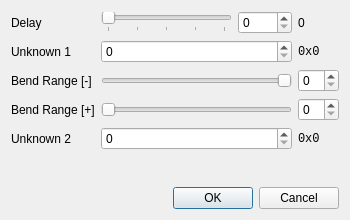
<?xml version="1.0" encoding="UTF-8"?>
<ui version="4.0">
 <class>LayerEditor</class>
 <widget class="QDialog" name="LayerEditor">
  <property name="geometry">
   <rect>
    <x>0</x>
    <y>0</y>
    <width>350</width>
    <height>220</height>
   </rect>
  </property>
  <property name="windowTitle">
   <string>Edit layer</string>
  </property>
  <layout class="QVBoxLayout" name="verticalLayout">
   <item>
    <layout class="QGridLayout" name="gridLayout">
     <item row="2" column="3">
      <widget class="QSpinBox" name="spinBendLow">
       <property name="maximum">
        <number>24</number>
       </property>
      </widget>
     </item>
     <item row="3" column="0">
      <widget class="QLabel" name="lblBendHigh">
       <property name="text">
        <string>Bend Range [+]</string>
       </property>
       <property name="buddy">
        <cstring>spinBendHigh</cstring>
       </property>
      </widget>
     </item>
     <item row="4" column="0">
      <widget class="QLabel" name="lblUnk2">
       <property name="text">
        <string>Unknown 2</string>
       </property>
       <property name="buddy">
        <cstring>spinUnk2</cstring>
       </property>
      </widget>
     </item>
     <item row="0" column="0">
      <widget class="QLabel" name="lblDelay">
       <property name="text">
        <string>Delay</string>
       </property>
       <property name="buddy">
        <cstring>spinDelay</cstring>
       </property>
      </widget>
     </item>
     <item row="2" column="0">
      <widget class="QLabel" name="lblBendLow">
       <property name="text">
        <string>Bend Range [-]</string>
       </property>
       <property name="buddy">
        <cstring>spinBendLow</cstring>
       </property>
      </widget>
     </item>
     <item row="1" column="0">
      <widget class="QLabel" name="lblUnk1">
       <property name="text">
        <string>Unknown 1</string>
       </property>
       <property name="buddy">
        <cstring>spinUnk1</cstring>
       </property>
      </widget>
     </item>
     <item row="3" column="3">
      <widget class="QSpinBox" name="spinBendHigh">
       <property name="maximum">
        <number>24</number>
       </property>
      </widget>
     </item>
     <item row="0" column="1">
      <widget class="QSlider" name="sliderDelay">
       <property name="maximum">
        <number>1024</number>
       </property>
       <property name="singleStep">
        <number>4</number>
       </property>
       <property name="pageStep">
        <number>32</number>
       </property>
       <property name="orientation">
        <enum>Qt::Orientation::Horizontal</enum>
       </property>
       <property name="tickPosition">
        <enum>QSlider::TickPosition::TicksBelow</enum>
       </property>
       <property name="tickInterval">
        <number>256</number>
       </property>
      </widget>
     </item>
     <item row="4" column="3">
      <widget class="QLabel" name="lblUnk2Hex">
       <property name="font">
        <font>
         <family>Monospace</family>
        </font>
       </property>
       <property name="text">
        <string>0x0</string>
       </property>
      </widget>
     </item>
     <item row="1" column="3">
      <widget class="QLabel" name="lblUnk1Hex">
       <property name="font">
        <font>
         <family>Monospace</family>
        </font>
       </property>
       <property name="text">
        <string>0x0</string>
       </property>
      </widget>
     </item>
     <item row="0" column="2">
      <widget class="QSpinBox" name="spinDelay">
       <property name="maximum">
        <number>1024</number>
       </property>
       <property name="singleStep">
        <number>1</number>
       </property>
      </widget>
     </item>
     <item row="1" column="1" colspan="2">
      <widget class="QSpinBox" name="spinUnk1">
       <property name="maximum">
        <number>65535</number>
       </property>
      </widget>
     </item>
     <item row="2" column="1" colspan="2">
      <widget class="QSlider" name="sliderBendLow">
       <property name="maximum">
        <number>24</number>
       </property>
       <property name="orientation">
        <enum>Qt::Orientation::Horizontal</enum>
       </property>
       <property name="invertedAppearance">
        <bool>true</bool>
       </property>
      </widget>
     </item>
     <item row="3" column="1" colspan="2">
      <widget class="QSlider" name="sliderBendHigh">
       <property name="maximum">
        <number>24</number>
       </property>
       <property name="orientation">
        <enum>Qt::Orientation::Horizontal</enum>
       </property>
      </widget>
     </item>
     <item row="4" column="1" colspan="2">
      <widget class="QSpinBox" name="spinUnk2">
       <property name="maximum">
        <number>65535</number>
       </property>
      </widget>
     </item>
     <item row="0" column="3">
      <widget class="QLabel" name="lblDelayVal">
       <property name="text">
        <string>0</string>
       </property>
      </widget>
     </item>
    </layout>
   </item>
   <item>
    <spacer name="verticalSpacer">
     <property name="orientation">
      <enum>Qt::Orientation::Vertical</enum>
     </property>
     <property name="sizeHint" stdset="0">
      <size>
       <width>20</width>
       <height>40</height>
      </size>
     </property>
    </spacer>
   </item>
   <item>
    <widget class="QDialogButtonBox" name="buttonBox">
     <property name="orientation">
      <enum>Qt::Orientation::Horizontal</enum>
     </property>
     <property name="standardButtons">
      <set>QDialogButtonBox::StandardButton::Cancel|QDialogButtonBox::StandardButton::Ok</set>
     </property>
    </widget>
   </item>
  </layout>
 </widget>
 <resources/>
 <connections>
  <connection>
   <sender>buttonBox</sender>
   <signal>accepted()</signal>
   <receiver>LayerEditor</receiver>
   <slot>accept()</slot>
   <hints>
    <hint type="sourcelabel">
     <x>227</x>
     <y>201</y>
    </hint>
    <hint type="destinationlabel">
     <x>157</x>
     <y>219</y>
    </hint>
   </hints>
  </connection>
  <connection>
   <sender>buttonBox</sender>
   <signal>rejected()</signal>
   <receiver>LayerEditor</receiver>
   <slot>reject()</slot>
   <hints>
    <hint type="sourcelabel">
     <x>295</x>
     <y>207</y>
    </hint>
    <hint type="destinationlabel">
     <x>286</x>
     <y>219</y>
    </hint>
   </hints>
  </connection>
  <connection>
   <sender>sliderBendHigh</sender>
   <signal>valueChanged(int)</signal>
   <receiver>spinBendHigh</receiver>
   <slot>setValue(int)</slot>
   <hints>
    <hint type="sourcelabel">
     <x>279</x>
     <y>111</y>
    </hint>
    <hint type="destinationlabel">
     <x>339</x>
     <y>115</y>
    </hint>
   </hints>
  </connection>
  <connection>
   <sender>spinBendHigh</sender>
   <signal>valueChanged(int)</signal>
   <receiver>sliderBendHigh</receiver>
   <slot>setValue(int)</slot>
   <hints>
    <hint type="sourcelabel">
     <x>339</x>
     <y>115</y>
    </hint>
    <hint type="destinationlabel">
     <x>279</x>
     <y>111</y>
    </hint>
   </hints>
  </connection>
  <connection>
   <sender>sliderBendLow</sender>
   <signal>valueChanged(int)</signal>
   <receiver>spinBendLow</receiver>
   <slot>setValue(int)</slot>
   <hints>
    <hint type="sourcelabel">
     <x>279</x>
     <y>83</y>
    </hint>
    <hint type="destinationlabel">
     <x>339</x>
     <y>87</y>
    </hint>
   </hints>
  </connection>
  <connection>
   <sender>spinBendLow</sender>
   <signal>valueChanged(int)</signal>
   <receiver>sliderBendLow</receiver>
   <slot>setValue(int)</slot>
   <hints>
    <hint type="sourcelabel">
     <x>339</x>
     <y>87</y>
    </hint>
    <hint type="destinationlabel">
     <x>279</x>
     <y>83</y>
    </hint>
   </hints>
  </connection>
  <connection>
   <sender>sliderDelay</sender>
   <signal>valueChanged(int)</signal>
   <receiver>spinDelay</receiver>
   <slot>setValue(int)</slot>
   <hints>
    <hint type="sourcelabel">
     <x>196</x>
     <y>15</y>
    </hint>
    <hint type="destinationlabel">
     <x>270</x>
     <y>17</y>
    </hint>
   </hints>
  </connection>
  <connection>
   <sender>spinDelay</sender>
   <signal>valueChanged(int)</signal>
   <receiver>sliderDelay</receiver>
   <slot>setValue(int)</slot>
   <hints>
    <hint type="sourcelabel">
     <x>262</x>
     <y>24</y>
    </hint>
    <hint type="destinationlabel">
     <x>206</x>
     <y>25</y>
    </hint>
   </hints>
  </connection>
 </connections>
</ui>
